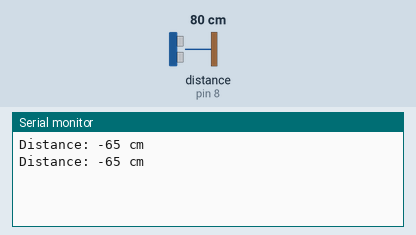
Bench run of a sketch on a simulated Arduino Uno, built with avr-gcc and run on an emulated ATmega328P. On the bench: the last lines printed to the serial monitor. Wiring (inferred from the names in the program): ultrasonic range finder: trigger pin 7; echo pin 8. The test bench sets the inputs (shaded band); at power-on: distance to the obstacle (sensor on pin 8) 80 cm. The echo pulse lasts 58.3 µs per cm.

Above: at 1.8 s.
1.9 s: distance to the obstacle (sensor on pin 8) set to 2 cm
At 2.8 s:
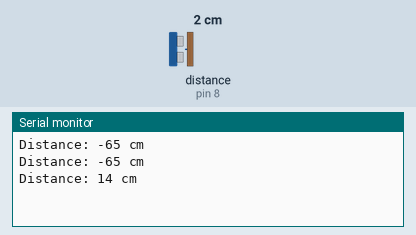
3.4 s: distance to the obstacle (sensor on pin 8) set to 4 cm
At 4.4 s:
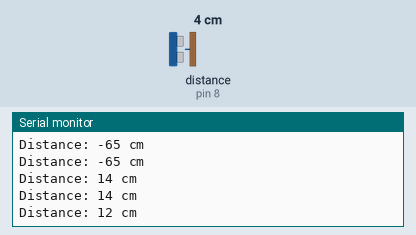
Timing chart, 0 to 6.4 s (numbered marks = the images above; inputs shaded):
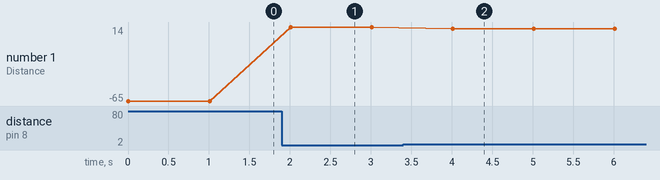

Measured:
- after the input at 1.9 s, the serial monitor: prints a new line after 0.11 s (image 1)
- after the input at 3.4 s, the serial monitor: prints a new line after 0.61 s (image 2)
- plotted number 1: -65 → 14 after the input at 1.9 s, 14 → 12 after the input at 3.4 s

The sketch:

ultrasonicsensordistanceserialprint.ino
```cpp
// Define pins for the ultrasonic sensor
const int trigPin = 7;
const int echoPin = 8;

void setup() {
  Serial.begin(9600);          // Start serial communication at 9600 baud
  pinMode(trigPin, OUTPUT);     // Set the trigger pin as an output
  pinMode(echoPin, INPUT);      // Set the echo pin as an input
}

void loop() {
  // Clear the trigger
  digitalWrite(trigPin, LOW);
  delayMicroseconds(2);

  // Trigger the sensor by setting the trigPin high for 10 microseconds
  digitalWrite(trigPin, HIGH);
  delayMicroseconds(10);
  digitalWrite(trigPin, LOW);

  // Read the time in microseconds from the echoPin
  long duration = pulseIn(echoPin, HIGH);

  // Calculate the distance (no intermediate formula needed)
  long distance = duration / 29 / 2;
  int waterlevel=15-distance;

  // Print the distance in the Serial Monitor
  Serial.print("Distance: ");
  Serial.print(waterlevel);
  Serial.println(" cm");

  delay(1000); // Short delay for readability
}
```
